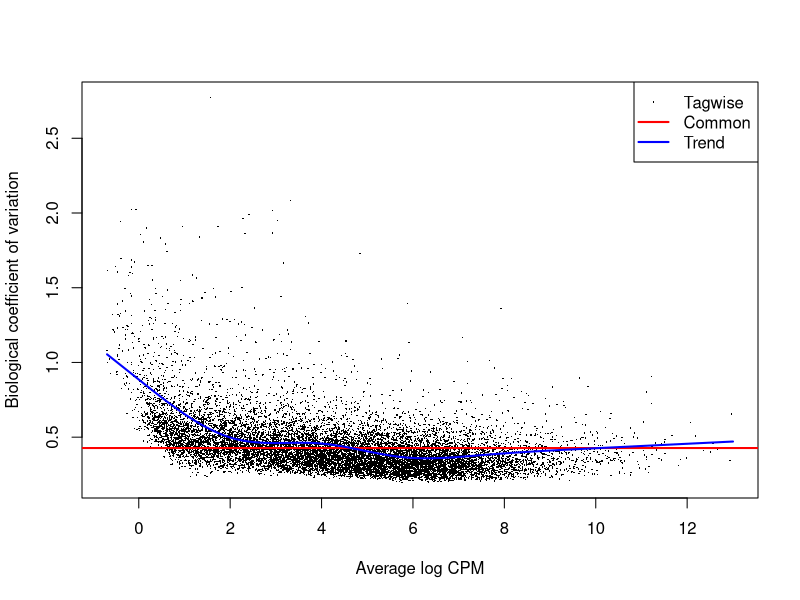
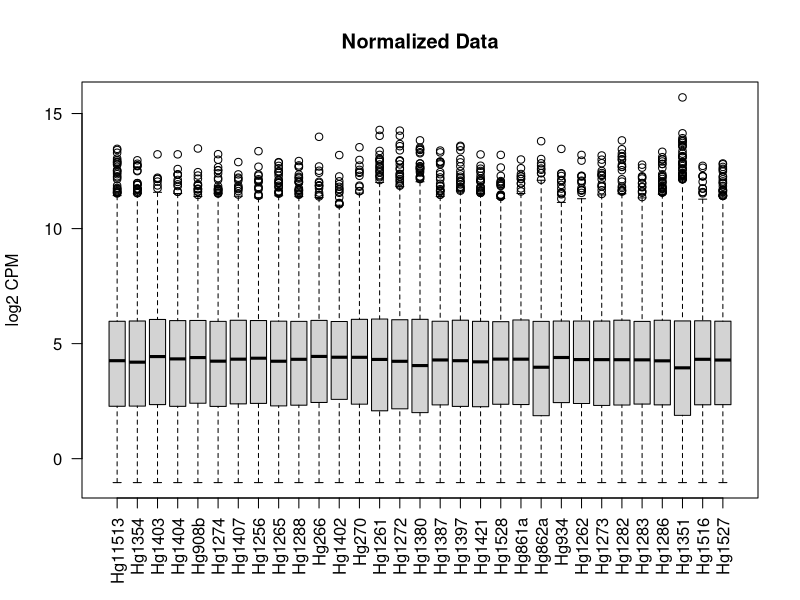
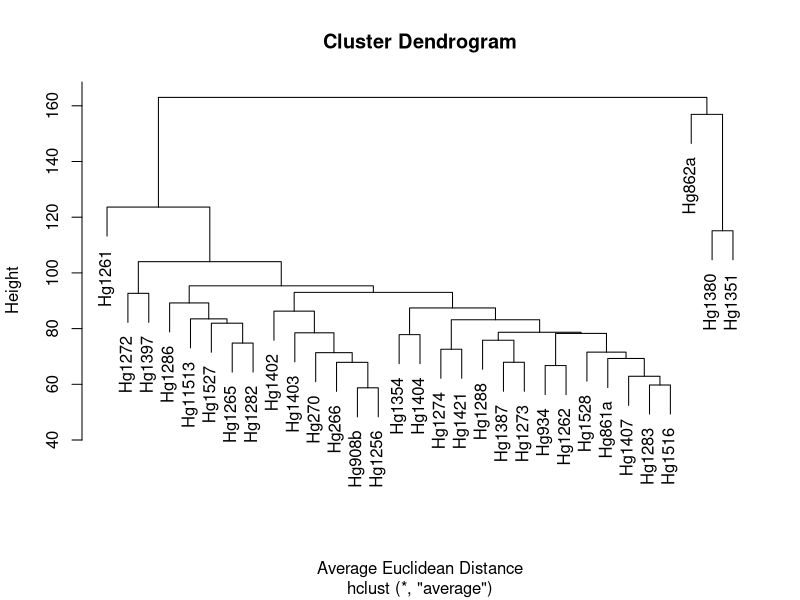
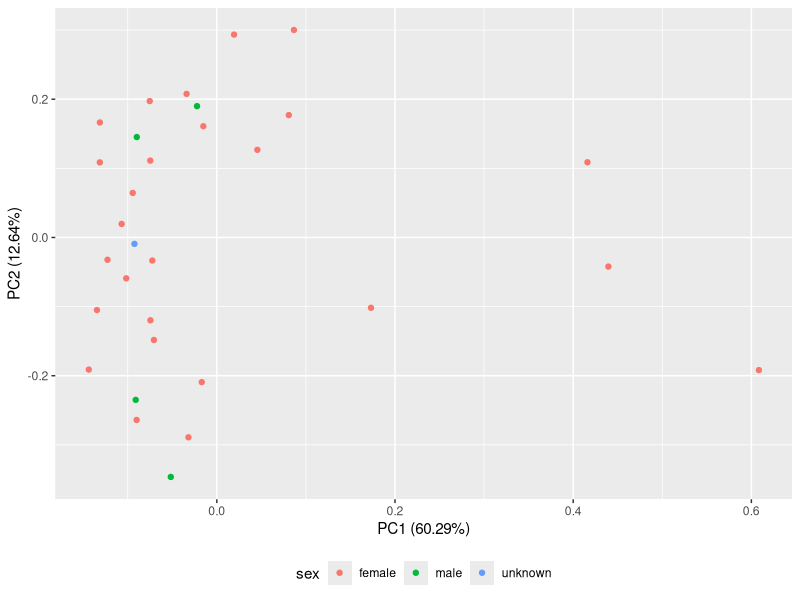
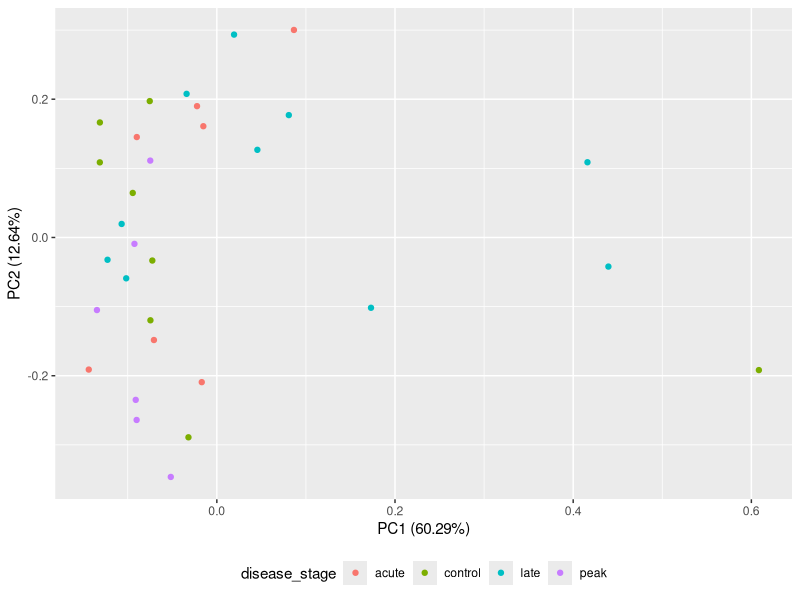
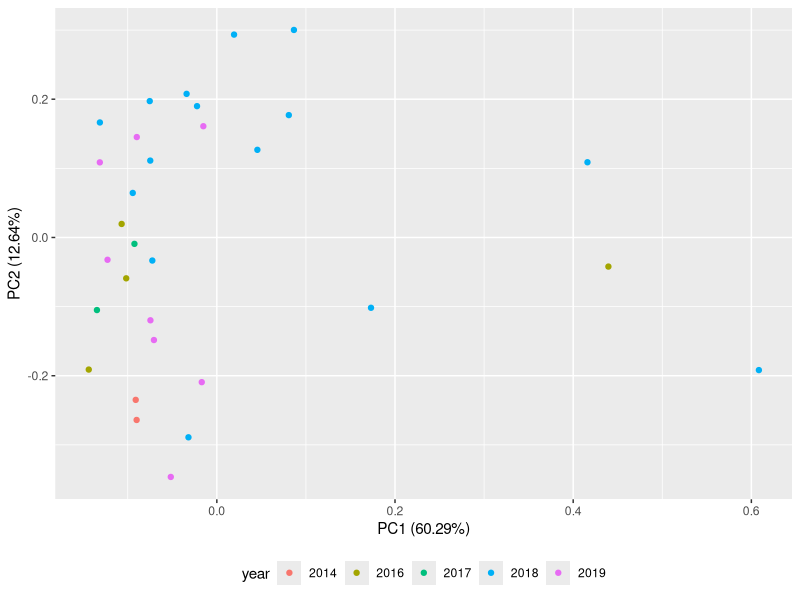
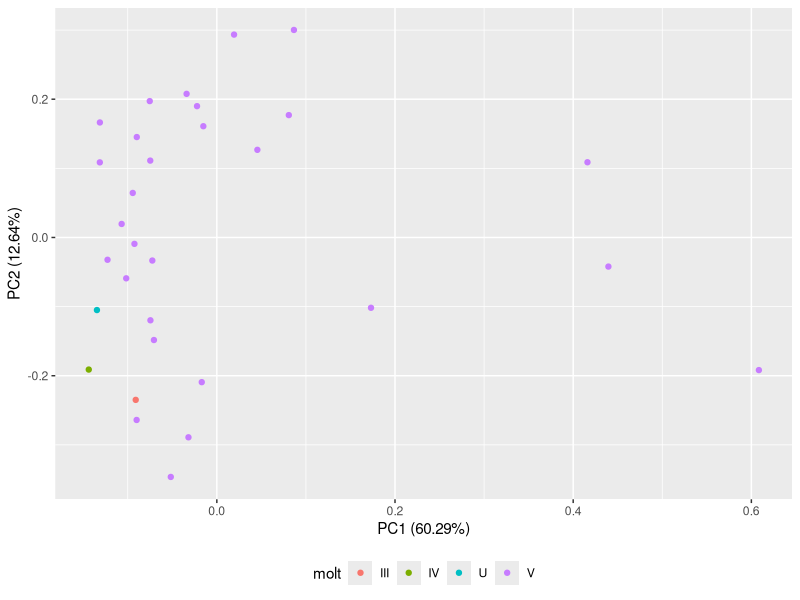
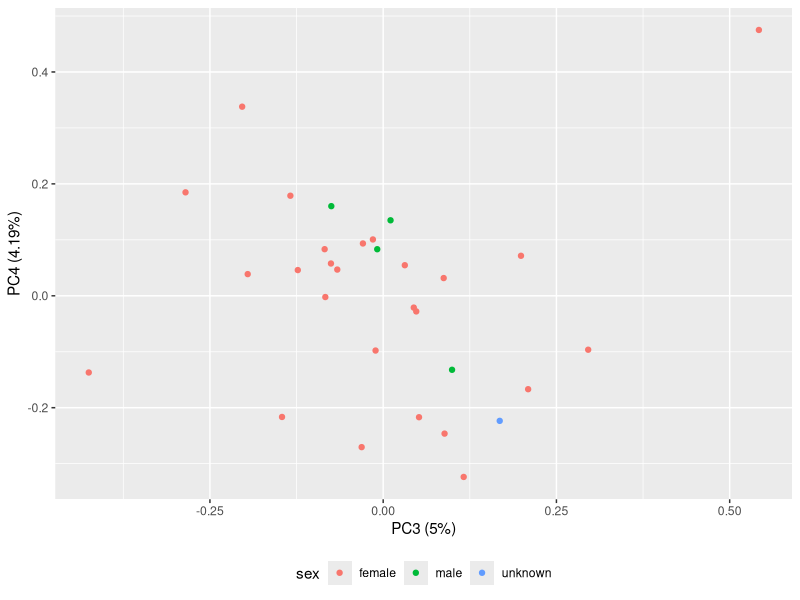

Generate these figures, in order, with R:
## ---- chunk 1
library(dplyr)
library(edgeR)
library(ggfortify)
library(gplots)
## ---- chunk 2
SampleInfo <- 
  read.csv("Input Files/metadata.csv", 
           stringsAsFactors = FALSE) %>% 
  mutate(year=as.factor(year)) 

Raw <- read.csv(file = "Output Files/txome_genecounts_locid_nohemo.csv", 
                stringsAsFactors = FALSE,
                header = TRUE, 
                row.names = 1)
## ---- chunk 3
DGE <- DGEList(counts=Raw, group=SampleInfo$sex)
DGE$samples
## ---- chunk 4
keep <- filterByExpr(DGE)
DGE <- DGE[keep, , keep.lib.sizes=FALSE]
length(rownames(DGE$counts))
## ---- chunk 5
DGE <- calcNormFactors(DGE)
## ---- chunk 6
# Overall common dispersion
DGE <- estimateCommonDisp(DGE, verbose = TRUE)

# Dispersion trend based on gene abundance
DGE <- estimateTrendedDisp(DGE)

# Tagwise dispersion - allows different dispersion for each gene
DGE <- estimateTagwiseDisp(DGE, verbose = TRUE)

plotBCV(DGE)
## ---- chunk 7
CPM <- 
  cpm(DGE, normalized.lib.sizes = TRUE, log = TRUE) %>% 
  data.frame()
boxplot(CPM, las = 2, ylab = "log2 CPM", main = "Normalized Data")
## ---- chunk 8
RawDist <- dist(t(CPM), method = "euclidean")
plot(hclust(RawDist, method = "average"), xlab="Average Euclidean Distance")
## ---- chunk 9
PCA <- prcomp(t(RawDist))

# PCs 1-2
autoplot(PCA, data=SampleInfo, colour="sex") +
  theme(legend.position="bottom")
autoplot(PCA, data=SampleInfo, colour="disease_stage") +
  theme(legend.position="bottom")
autoplot(PCA, data=SampleInfo, colour="year") +
  theme(legend.position="bottom")
autoplot(PCA, data=SampleInfo, colour="molt") +
  theme(legend.position="bottom")

# PCs 3-4
autoplot(PCA, data=SampleInfo, x=3, y=4, colour="sex") +
  theme(legend.position="bottom")
autoplot(PCA, data=SampleInfo, x=3, y=4, colour="disease_stage") +
  theme(legend.position="bottom")
autoplot(PCA, data=SampleInfo, x=3, y=4, colour="year") +
  theme(legend.position="bottom")
autoplot(PCA, data=SampleInfo, x=3, y=4, colour="molt") +
  theme(legend.position="bottom")
## ---- chunk 10
et <- exactTest(DGE, pair=c("male", "female"))
## ---- chunk 11
results <- topTags(et, n = dim(DGE)[1]) %>% 
  data.frame() %>% 
  filter(abs(logFC) > 1 & PValue < 0.05)
nrow(results)

write.csv(results, "Output Files/txome_sex_edgeR_degs.csv")
## ---- chunk 12
jpeg("Figures/transcriptome_sex_edgeR_heatmap.jpg", width=9, height=9, units='in', res=900)
heatmap.2(as.matrix(CPM[rownames(CPM) %in% rownames(results), ]),
          scale = "row", trace = "none", margins=c(5,8), 
          cexRow = 0.5, labRow=FALSE)
dev.off()
